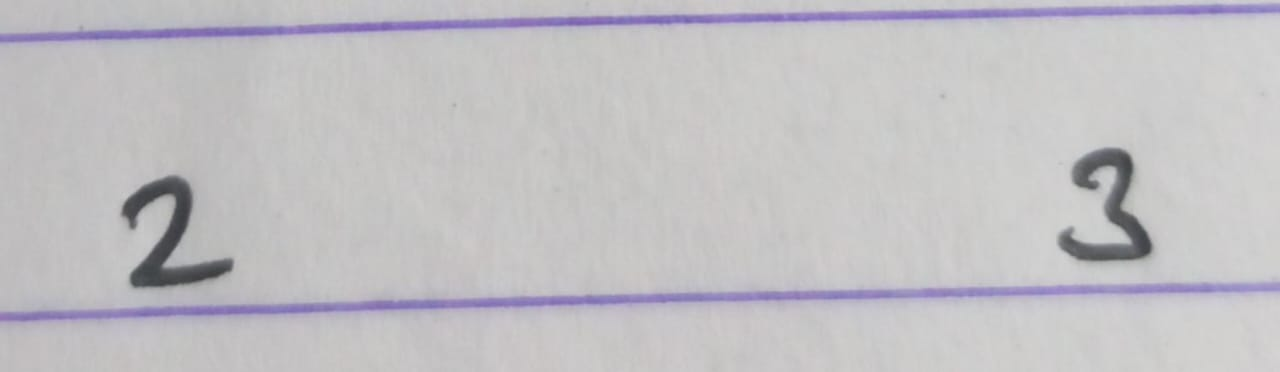
#> input picture NeuralNetworks/handwrittenDigits-Mnist/images/23.jpg, 1280 x 372 px, given in place of the camera
$ python live_writing.py
#> lines starting #> are read from the running program, lines starting #| are printed output that depends on the picture; after the words box and inside, x2 and y2 are one past the last pixel; in counts of white or black regions, pixels touching at a corner belong together
import cv2
import numpy as np

load_from_sys = True

if load_from_sys:
	hsv_value = np.load('hsv_value.npy')
#> (reads NeuralNetworks/handwrittenDigits-Mnist/hsv_value.npy from the repository)
	print(hsv_value)

cap = cv2.VideoCapture(1)
cap.set(3,1280)
cap.set(4,720)

kernel = np.ones((5,5), np.uint8)

canvas = None

x1 = 0
y1 = 0

noise_thresh = 800

while True:
	_, frame = cap.read()
#> frame is the input picture: shape (372, 1280, 3); mean B, G, R 195.3, 191.9, 193.6
	frame = cv2.flip(frame, 1)
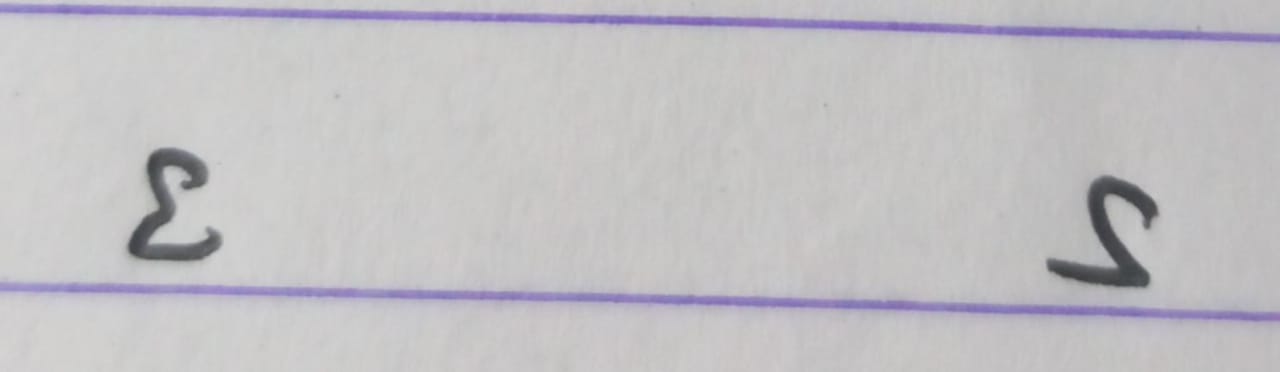
#> frame: shape (372, 1280, 3); mean B, G, R 195.3, 191.9, 193.6

	if canvas is None:
		canvas = np.zeros_like(frame)

	hsv = cv2.cvtColor(frame, cv2.COLOR_BGR2HSV)
#> hsv: shape (372, 1280, 3); mean H, S, V 74.7, 7.6, 196.6

	if load_from_sys:
		lower_range = hsv_value[0]
		upper_range = hsv_value[1]

	mask = cv2.inRange(hsv,lower_range, upper_range)
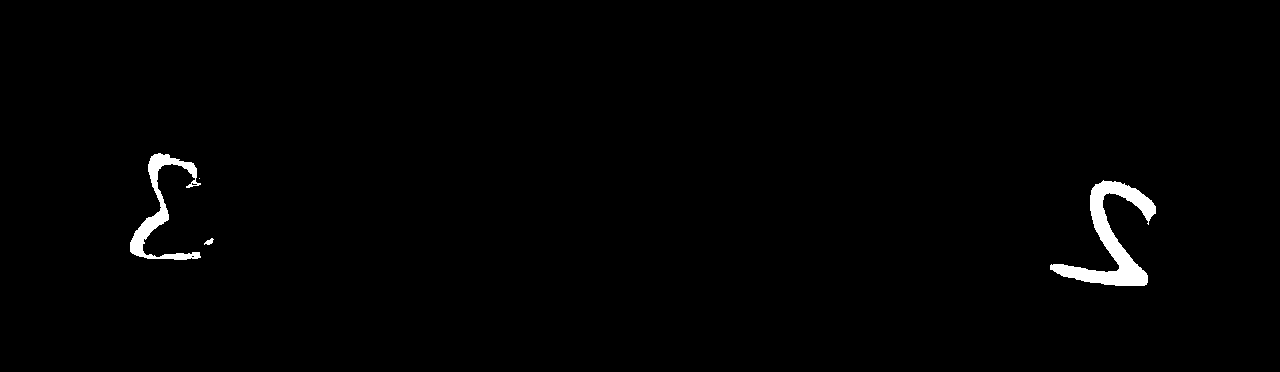
#> mask: shape (372, 1280); 1.1% white; 4 white regions (1 under 20 px), largest, box (x1, y1, x2, y2) and area: (1050, 180, 1156, 286) 3461, (130, 153, 201, 260) 1818, (204, 238, 214, 245) 39
	mask = cv2.erode(mask, kernel, iterations = 1)
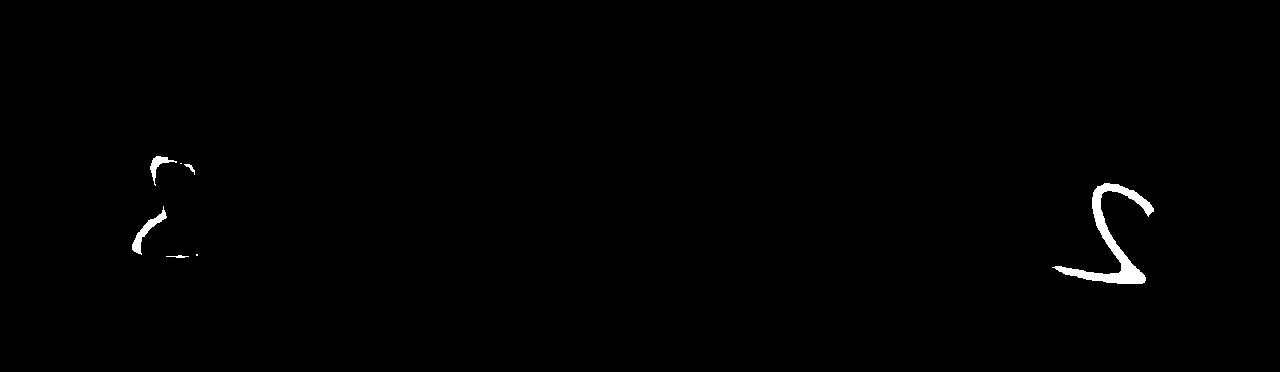
#> mask: shape (372, 1280); 0.6% white; 7 white regions (2 under 20 px), largest, box (x1, y1, x2, y2) and area: (1052, 183, 1154, 284) 2183, (132, 206, 167, 255) 388, (150, 156, 177, 186) 217, (184, 164, 195, 175) 40, (166, 255, 189, 258) 36
	mask = cv2.dilate(mask, kernel, iterations = 2)
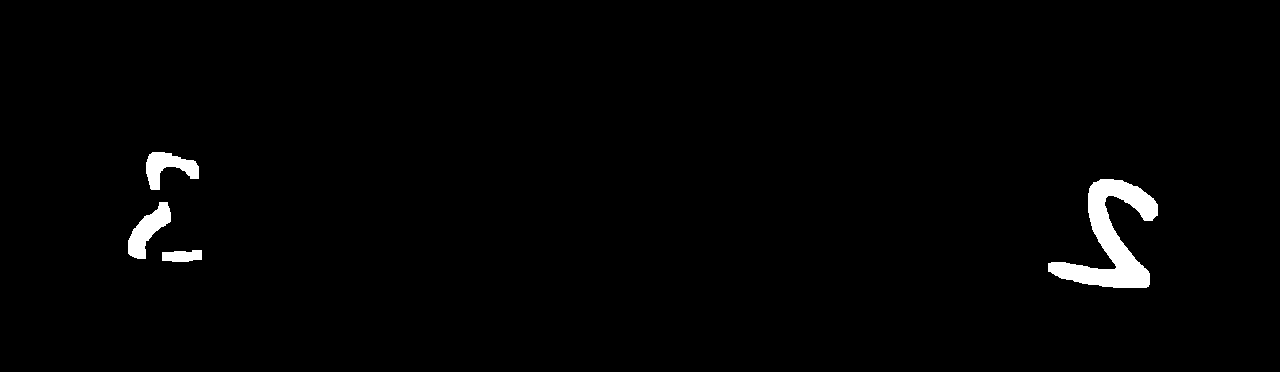
#> mask: shape (372, 1280); 1.5% white; 4 white regions

	contours, heirarchy = cv2.findContours(mask, cv2.RETR_EXTERNAL, cv2.CHAIN_APPROX_SIMPLE)
#> contours = 4 contours; box (x1, y1, x2, y2) and area: (1048, 179, 1158, 288) 4487, (128, 202, 171, 259) 1058, (146, 152, 199, 190) 946, (162, 250, 202, 262) 351

	if contours  and cv2.contourArea(max(contours, key = cv2.contourArea)) > noise_thresh:
		c = max(contours, key = cv2.contourArea)
#> c = contour of 194 points, box (x1, y1, x2, y2) (1048, 179, 1158, 288), area 4487
		x2, y2 ,w, h = cv2.boundingRect(c)
#> x2 = 1048; y2 = 179; w = 110; h = 109

		if x1 == 0 and y1 == 0:
			x1,y1 = x2,y2
#> x1 = 1048; y1 = 179
		else:
			canvas = cv2.drawContours(frame, contours, -1, (0, 255, 0), 3)

		x1,y1 = x2,y2

	else:
		x1,y1 = 0, 0

	frame = cv2.add(frame, canvas)

	stacked = np.hstack((canvas, frame))
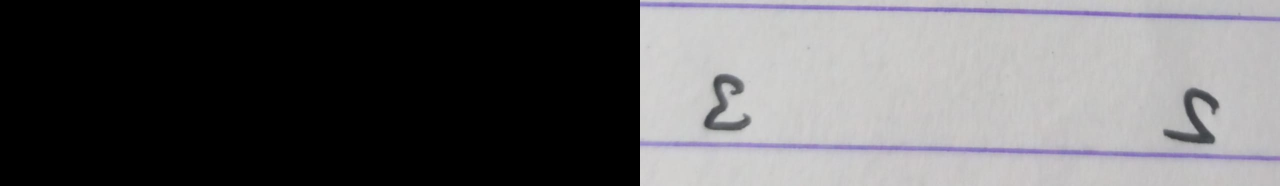
#> stacked: shape (372, 2560, 3) (shown at 1/2 size); mean B, G, R 97.7, 95.9, 96.8
	cv2.imshow('Screen_Pen', cv2.resize(stacked, None, fx = 0.6, fy = 0.6))
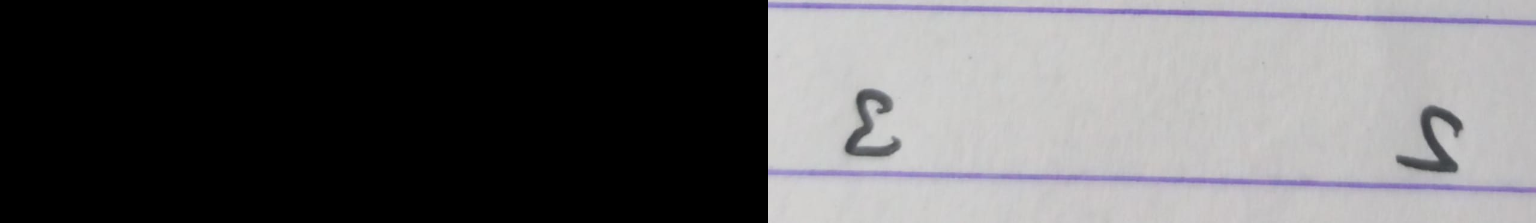
#> window 'Screen_Pen': shape (223, 1536, 3); mean B, G, R 97.6, 95.9, 96.8

	if cv2.waitKey(1) == 13:
#> (key Esc is pressed here)
		break

	#Clear the canvas when 'c' is pressed
	if cv2.waitKey(1) & 0xFF == ord('c'):
#> (key Esc is pressed here)
		canvas = None

cv2.destroyAllWindows()
cap.release()
